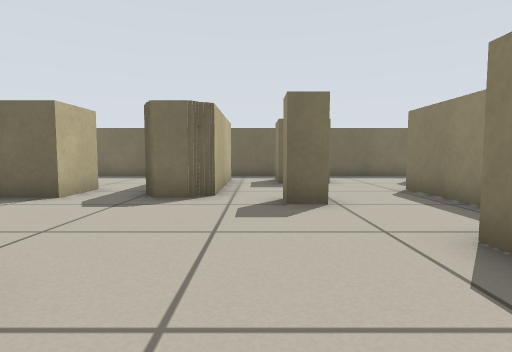
[1] (above)

23 first-person views from a walk through a Stage world. The camera is 0.45 m above the floor, tilts 4° down and sees 80° across. Floor lines are 1 m apart. The floor is counted in squares, 0.5 m on a side. Each view is taken from the middle of a square. On the plan, view 1 faces up. The plan holds only what a view shows up to about 11 squares ahead; the rest is blank. The robots in the file are not drawn.

[2]
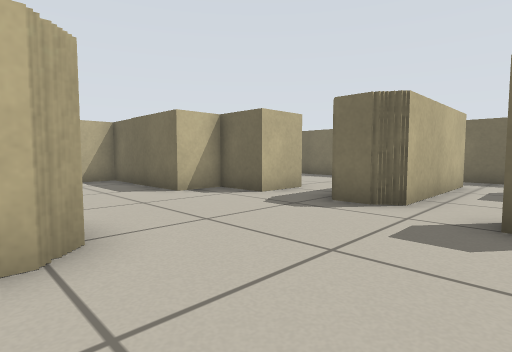

[3]
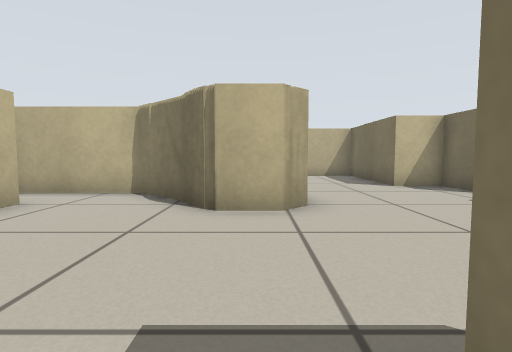

[4]
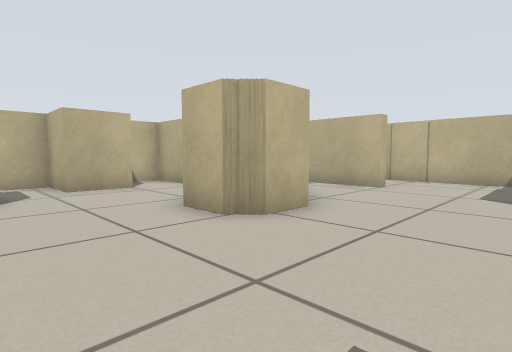

[5]
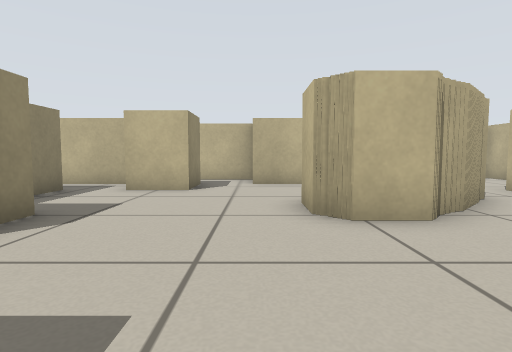

[6]
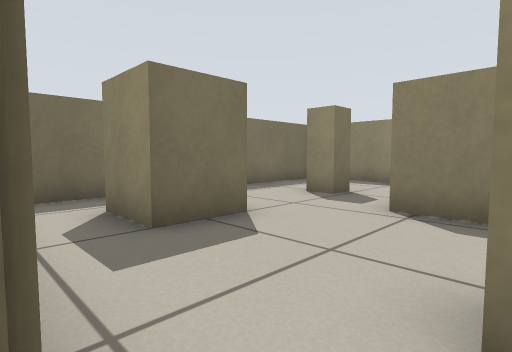

[7]
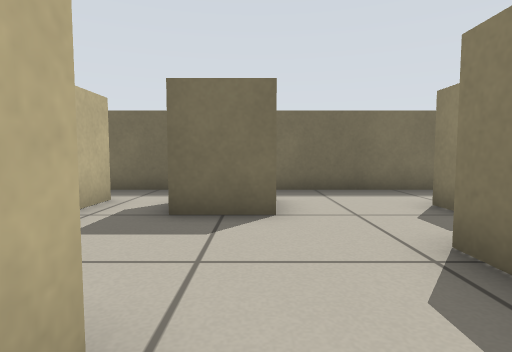

[8]
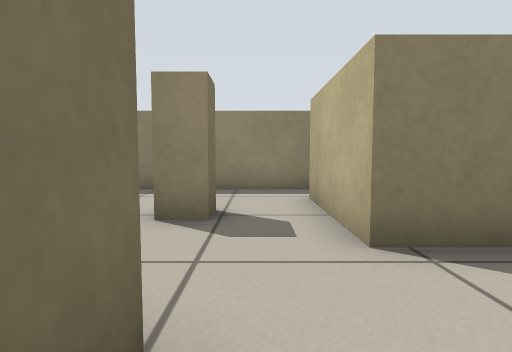

[9]
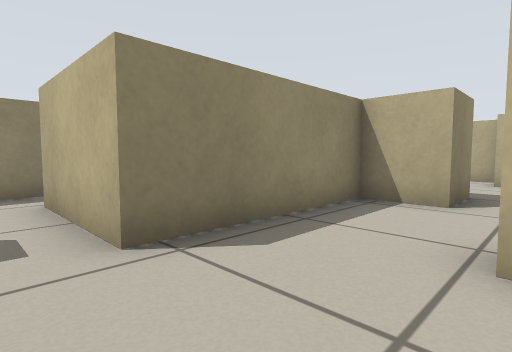

[10]
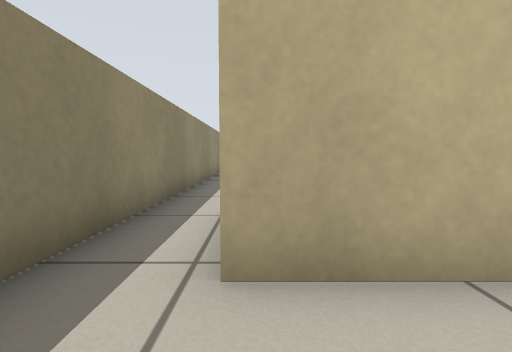

[11]
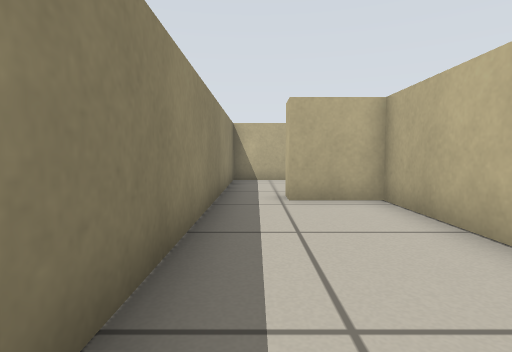

[12]
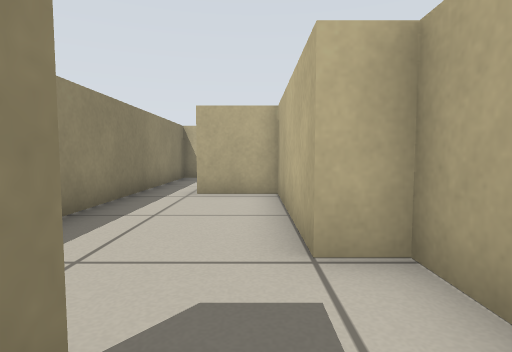

[13]
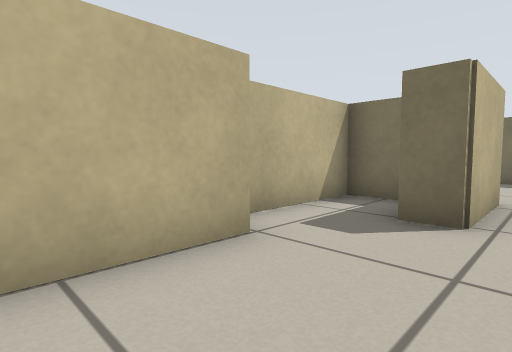

[14]
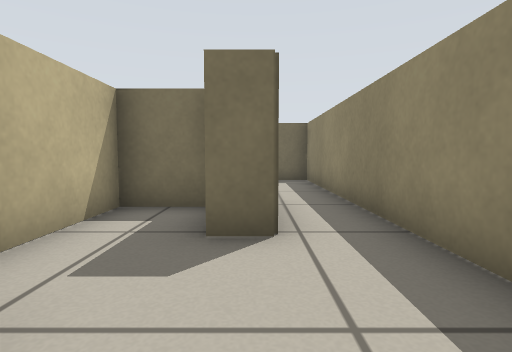

[15]
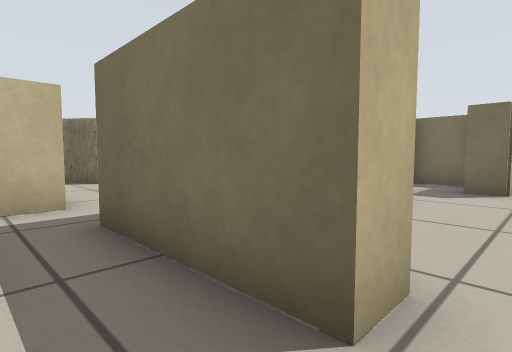

[16]
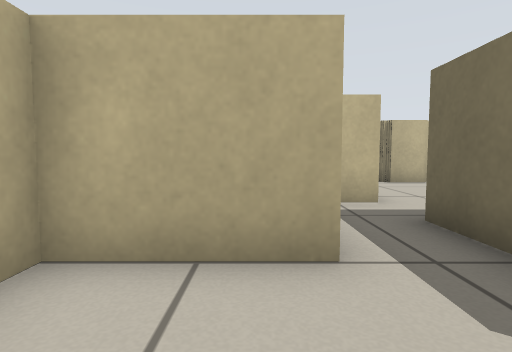

[17]
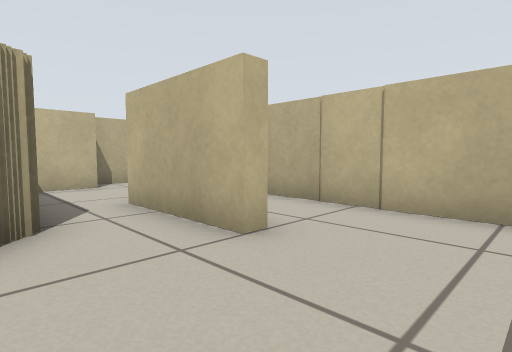

[18]
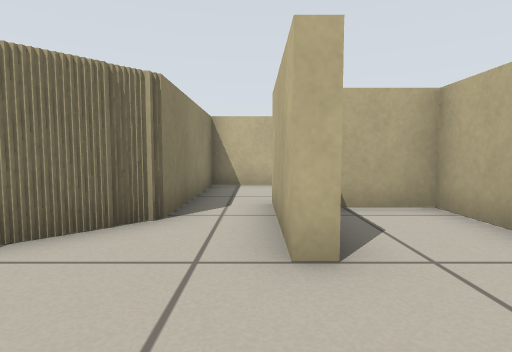

[19]
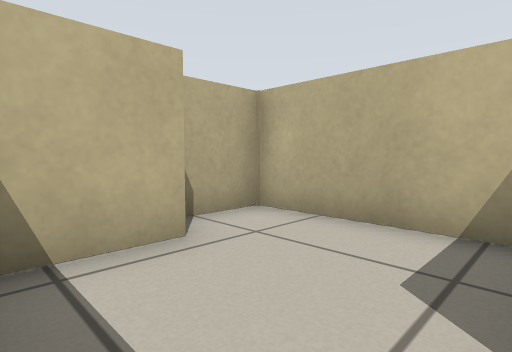

[20]
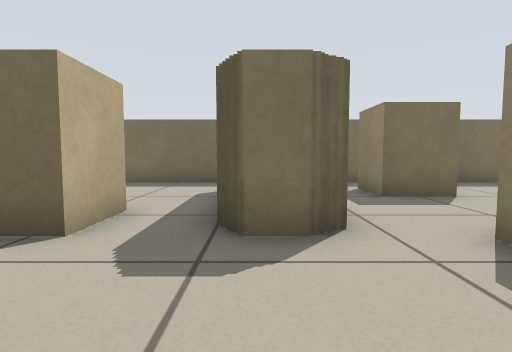

[21]
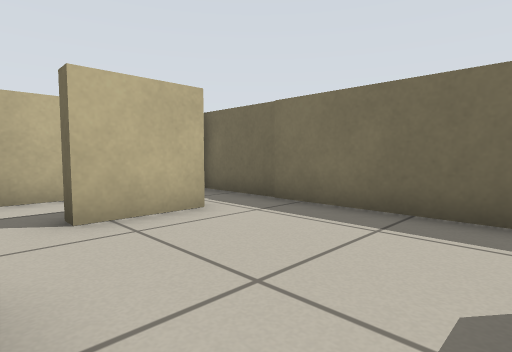

[22]
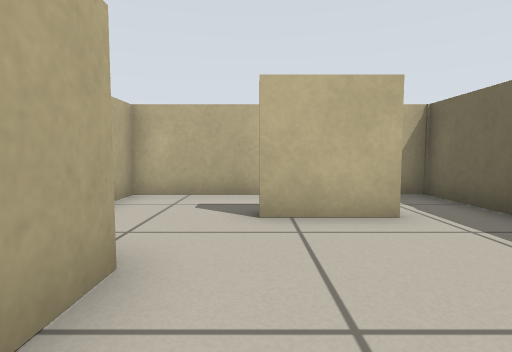

[23]
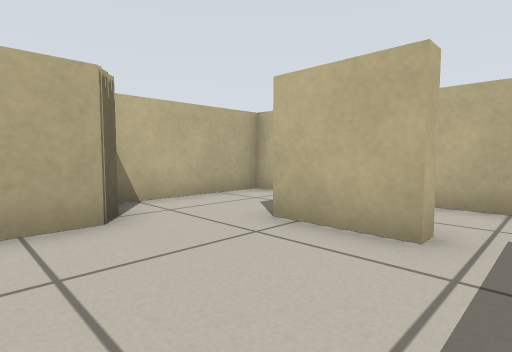

### Floor plan
Points are (right, up) in squares from view 1. A wall is a line through its corners. A room is listed if a view was taken in it or the views show most of it. See-through windows are left out.
Room 1 (views 1, 2, 3, 4, 5, 6, 7, 8, 9, 10, 17, 18, 19, 20)
walls: (-1.9, 1.6) (-1.9, 0.2); (-2, 0.4) (-2, -0.3) (-3, -0.3); (-3.6, 1.9) (-2.1, 1.9); (1.4, 5.3) (0.6, 5.3) (0.6, 6.2); (2.3, 1.4) (2.3, 3.1) (3.9, 3.1) (3.9, 7.9) (7.4, 7.9); (1.3, 6.2) (1.3, 5.8); (-4.6, 0.6) (-4.6, 1.3) (-3.9, 1.3); (-4.9, 0.9) (-4.4, 0.9); (-4.1, 6.3) (-5.7, 6.3) (-5.7, 5) (-9.9, 5) (-9.9, 1.9); (-3.6, -1) (-3.6, -1.5); (-5.2, 0) (-5.2, 0.5); (-4.1, -1.5) (-4.1, -4.9) (-3.1, -4.9); (-2.6, -3.3) (-0.9, -3.3) (-0.9, -4.9) (1, -4.9); (0.6, -3.4) (0.6, -1.7) (2.3, -1.7) (2.3, -2.6); (-7.8, 1.5) (-7.3, 1.5) (-7.3, -1.8); (2.4, -3.3) (5, -3.3); (2.4, 9.5) (0.6, 9.5) (0.6, 11.1); (5.5, -1.7) (3.9, -1.7) (3.9, -0.6); (-0.9, 11.1) (-0.9, 6.3) (-2.2, 6.3); (-10, 2) (-10, -1.1) (-8.4, -1.1); (-9.9, -2.2) (-9.9, -5.8) (-8, -5.8); (-7.9, -4.9) (-5.7, -4.9) (-5.7, 0); (8.8, 8.6) (8.8, 12.8) (-0.6, 12.8)
ways out: opening at (8, 9) to room 2; opening at (4.5, -2.5) to room 3; opening at (-3.5, 7) to room 4; opening at (-1.5, 12) to room 4
Room 2 (views 11, 12, 13, 14)
walls: (6.2, 7.2) (4.7, 7.2) (4.7, 3.4) (5.5, 3.4) (5.5, -0.9) (7.4, -0.9) (7.4, -1.7); (7.4, 7.9) (7.4, 5.3) (6.4, 5.3); (8.8, -1.6) (8.8, 8.6)
ways out: opening at (8, 9) to room 1; opening at (8, -1) to room 3
Room 3 (views 15, 16)
walls: (7.4, -1.7) (5.5, -1.7); (5.5, -3.2) (5.5, -5.8) (8.8, -5.8) (8.8, -1.6)
ways out: opening at (4.5, -2.5) to room 1; opening at (8, -1) to room 2
Room 4 (views 21, 22, 23)
walls: (-7.8, 11.1) (-7.3, 11.1) (-7.3, 9.1) (-7.8, 9.1); (-5.5, 7.9) (-4.1, 7.9) (-4.1, 6.3); (-3.2, 12.8) (-9.9, 12.8) (-9.9, 6.2) (-6.1, 6.2); (-0.6, 12.8) (-1.8, 12.8)
ways out: opening at (-3.5, 7) to room 1; opening at (-1.5, 12) to room 1

Where each view was taken, in squares from view 1:
view 1: 0 up, 0 right, facing up
view 2: 1 up, 1 right, facing up-left
view 3: 1 up, 3 right, facing left
view 4: 5 up, 1 right, facing down-left
view 5: 6 up, 1 left, facing down
view 6: 6 up, 1 left, facing up-right
view 7: 5 up, 2 right, facing up
view 8: 9 up, 1 right, facing right
view 9: 9 up, 1 right, facing down-right
view 10: 10 up, 7 right, facing down
view 11: 5 up, 8 right, facing down
view 12: 6 up, 6 right, facing down
view 13: 1 up, 8 right, facing up-left
view 14: 2 up, 7 right, facing up
view 15: 3 down, 8 right, facing up-left
view 16: 4 down, 8 right, facing left
view 17: 4 up, 5 left, facing down-left
view 18: 4 up, 7 left, facing down
view 19: 2 down, 6 left, facing down-left
view 20: 3 up, 2 left, facing up
view 21: 8 up, 3 left, facing up-left
view 22: 9 up, 3 left, facing left
view 23: 12 up, 4 left, facing down-left
